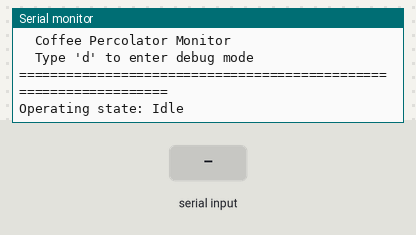
Recording of a sketch running on a simulated Arduino Mega 2560, built for the host (arithmetic inside an expression is 32-bit, double 64-bit). Shown: the last lines printed to the serial monitor. The test bench sets the inputs (shaded band). The modem accepts every AT command (registered, SIM ready, sends succeed) and sends nothing else.

Above: at 1.9 s.
2.0 s: "TriggerPulse,1\n" received over the second serial link
At 2.7 s:
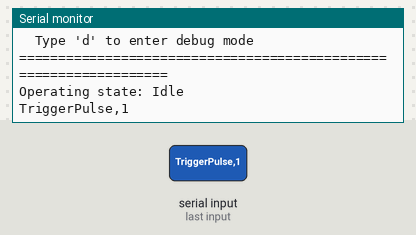
3.5 s: "+AWTDA:\n" received over the second serial link
At 4.7 s:
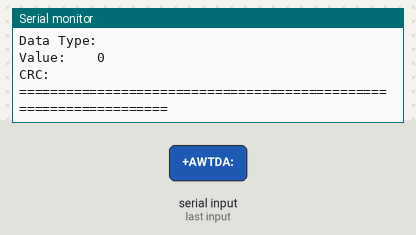
5.0 s: "TriggerPulse\n" received over the second serial link
At 6.2 s:
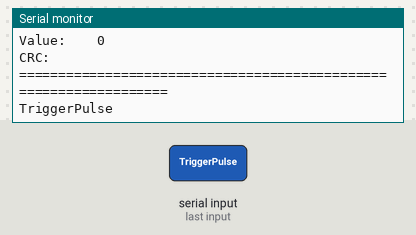
6.5 s: "90,45,200\n" received over the second serial link
At 7.3 s:
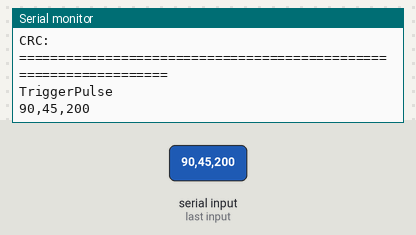
8.0 s: "90,45\n" received over the second serial link
At 8.5 s:
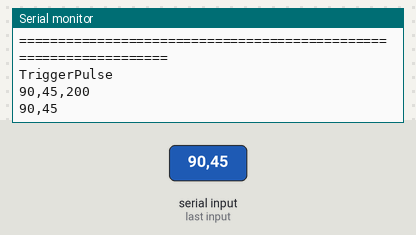
9.5 s: "0\n" received over the second serial link
At 10.8 s:
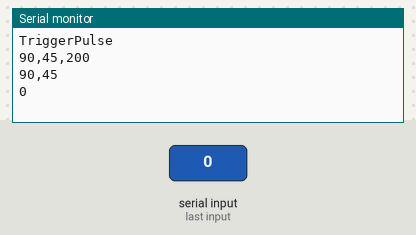

The sketch:

Skripsie2.ino
```cpp
#include <Arduino.h>
#include <avr/interrupt.h>
#include <avr/wdt.h>

#include <SPI.h>
#include <Adafruit_PN532.h>

// Special characters
#define CR (13)
#define HORIZONTAL_LINE ("==================================================================")

// Custom pin definitions
#define baseTempADCPin (A0)
#define steamTempADCPin (A1)
#define currentSenseADCPin (A8)
#define SPI_SCK  (52)
#define SPI_MOSI (51)
#define SPI_MISO (50)
#define SPI_SS (53)

// Custom baud rates
#define MEGA_BAUD_RATE (9600)
#define GSM_BAUD_RATE (9600)

// External class intantisations
Adafruit_PN532 nfc(SCK, MISO, MOSI, SS);

// Variables
volatile boolean primary = true;
volatile double primary_frac = 0;
volatile double second_frac = 0;
int current_duty_cycle = 0;
int8_t answer = 0;
int prev_baseTemp = 0;
int prev_steamTemp = 0;


char dummy = 0;
char main_menu_command = 0;
char debug_command = 0;

String inputString = "";
boolean stringComplete = false;

char platform_response[200];
char value_array[4];

void wdt_init()
{


}

void setup()
{


  stopTRIACpulse();
  Serial.begin(MEGA_BAUD_RATE);
  Serial1.begin(GSM_BAUD_RATE);
  answer = sendATcommand("AT", "OK", 2000);
  answer += sendATcommand("AT+CREG?", "+CREG: 0,1", 2000);
  if(answer == 0)
  {
    Serial.print(F("ERROR: Init"));
  }

  Serial.println(HORIZONTAL_LINE);
  Serial.println(F("\tCoffee Percolator Monitor          "));
  Serial.println(F("\tType 'd' to enter debug mode"));
  Serial.println(HORIZONTAL_LINE);
  inputString.reserve(500);
  Serial1.flush();
  sendATcommand("AT+AWTDA=c*d*", "OK", 2000);
  Serial1.print("AT+AWTDA=d,\"Coffee.misc\",1,\"currentState,INT32,2");
  if(sendATcommand("\"", "OK", 2000))
  {
    Serial.println("Operating state: Idle");
  }


  Serial1.print("AT+AWTDA=a,\"Coffee\",1032831");
  Serial1.write(CR);
  delay(200);

  while(Serial1.available() > 0)
  {
    dummy = (char)Serial1.read();
  }

  Serial.flush();


}

void loop()
{
  serial1_event();

  if(stringComplete == true)
  {
    Serial.print(inputString);

    // Wait for an unsolicited response from the platform
    if (inputString.startsWith("+AWTDA:"))
    {
      unpack_response(inputString.substring(8));
    }
    else
    {
      // Do something else
    }
    stringComplete = false;
    inputString = "";
  }


}
int8_t sendATcommand(char* ATcommand, char* expected_answer1,
unsigned int timeout)
{

  uint8_t x=0,  answer=0;
  char response[100];
  unsigned long previous;

  memset(response, '\0', 100);    // Initialize the string

  delay(100);

  while( Serial1.available() > 0) Serial1.read();    // Clean the input buffer

  Serial1.print(ATcommand);    // Send the AT command
  Serial1.write(CR);

  x = 0;
  previous = millis();

  // this loop waits for the answer
  do{

    if(Serial1.available() != 0){
      response[x] = Serial1.read();
      x++;
      // check if the desired answer is in the response of the module
      if (strstr(response, expected_answer1) != NULL)
      {
        answer = 1;
      }
    }
    // Waits for the answer with time out
  }
  while((answer == 0) && ((millis() - previous) < timeout));

  return answer;
}

int getTemperature(int analogPin, int offset)
{
  int i = 0;
  double temp = 0;
  double rawADC = 0;

  // Read the raw voltage 5 times to reduce the noise
  for(i = 0; i < 5; i++)
  {
    rawADC += analogRead(analogPin);
  }

  // Get the mean value
  rawADC /= 5;

  // Convert the voltage to a temperature
  temp = rawADC/4 - offset;

  // Return it as an integer
  return (int)(temp);
}
void serial1_event()
{
  while(Serial1.available() > 0)
  {
    char inChar = (char)Serial1.read();
    inputString += inChar;

    if(inChar == '\n')
      stringComplete = true;
  }
}

void stopTRIACpulse()
{
  cli();
  TCCR3A = 0;
  TCCR3B = 0;
  OCR3A=0;
  sei();
}

void startTRIACpulse (int duty_cycle)
{
  current_duty_cycle = duty_cycle;
  pinMode(2, OUTPUT);
  digitalWrite(2, LOW);
  cli();    // disable global interrupts
  TCCR3A = 0;
  TCCR3B = 0;

  // set compare match register to desired timer count
  OCR3A = 1;

  // turn on CTC mode
  TCCR3B |= _BV(WGM32);

  // set CS30 and CS32 for 1024 prescalar
  TCCR3B |= _BV(CS30)|_BV(CS32);
  // enable timer compare interrupt
  TIMSK3 |= _BV(OCIE3A);
  sei();    // enable global interrupts
}

char get_array_length(char *arr)
{
  int k = 0;
  char *seek = arr;
  while('\n' != *seek++)
  {
    k++;
  }
  return k;
}


void unpack_response(String content)
{
  int8_t i = 0;
  int duty_cycle = 0;
  int content_length = 0;
  String type;
  String ticketID;
  String asset;
  String command;
  String data_type;
  String value;
  String crc;

  char *str;
  char *p;
  // Convert String to char array
  content.toCharArray(platform_response, 200);

  // Calculate the content length to save time
  content_length = get_array_length(platform_response);

  //Serial.print("Length: ");
  //Serial.println(content_length, DEC);

  // Seperate the string into values delimited by a comma (',')
  for( str = strtok_r(platform_response, ",", &p);
    str;
    str = strtok_r(NULL, ",", &p))
  {
    switch(i)
    {
    case 0:
      type = str;
      break;
    case 1:
      ticketID = str;
      break;
    case 2:
      asset = str;
      break;
    case 3:
      command = str;
      break;
    case 4:
      data_type = str;
      break;
    case 5:
      value = str;
      break;
    case 6:
      crc = str;
      break;
    default:
      Serial.print("Unknown value: ");
      Serial.println(str);
      break;
    }
    i++;
  }
  value.toCharArray(value_array,4);


  // for debugging purposes
  if(true){
    Serial.println(HORIZONTAL_LINE);
    Serial.println(F("\tAWTDA Response Content"));
    Serial.println(HORIZONTAL_LINE);
    Serial.print("Response Type:\t");
    Serial.println(type);
    Serial.print("Ticket ID:\t");
    Serial.println(ticketID);
    Serial.print("Asset:\t\t");
    Serial.println(asset);
    Serial.print("Command:\t");
    Serial.println(command);
    Serial.print("Data Type:\t");
    Serial.println(data_type);
    Serial.print("Value:\t\t");
    Serial.println(atoi(value_array));
    Serial.print("CRC:\t\t");
    Serial.println(crc);
    Serial.println(HORIZONTAL_LINE);
  }
  if(command == "TriggerPulse")
  {


    duty_cycle = atoi(value_array);
    if(duty_cycle > 0)
    {
      startTRIACpulse(duty_cycle);

      if(duty_cycle != 100)
      {
        Serial.print(F("INFO: Percolator is given "));Serial.print(duty_cycle);Serial.print("%");Serial.println(" of maximum power");
      }
      else
      {
        Serial.print(F("INFO: Percolator is given maximum power"));
      }
    }
    else
    {
      Serial.print(F("INFO: Percolator is switched off"));
      stopTRIACpulse();
    }
    if(sendAck(ticketID))
    {
      Serial.print(F("SUCCESS: "));Serial.print(F("Ticket ID [ ")); Serial.print(ticketID);Serial.print(F(" ] was acknowledged."));
    }
    else
    {
      Serial.print(F("FAILURE: "));Serial.print(F("Ticket ID [ "));  Serial.print(ticketID);Serial.print(F(" ]was NOT acknowledged."));
    }


  }
  type = NULL;
  ticketID = NULL;
  asset = NULL;
  command = NULL;
  data_type = NULL;
  value = NULL;
  crc = NULL;
}

void clean_serial1_buffer()
{
  while(Serial1.available() > 0)
  {
    dummy = Serial1.read();
  }
}

int8_t sendAck(String ticketID)
{
  int8_t success = 0;
  clean_serial1_buffer();
  Serial1.print("AT+AWTDA=a,\"Coffee\",");
  Serial1.print(ticketID);
  success = sendATcommand("", "OK", 2000);
   return success;
}
ISR(TIMER3_COMPA_vect)
{

  if(current_duty_cycle == 100)
  {
    digitalWrite(2, HIGH);
  }
  else
  {
    primary_frac = 15624*(current_duty_cycle/100.0);
    second_frac = 15624*(1 - (current_duty_cycle/100.0));


  if(primary)
  {
    // on time
    digitalWrite(2, HIGH);
    OCR3A = primary_frac;
    primary = false;
  }
  else
  {
    digitalWrite(2, LOW);
    // off time (the larger OCR3A is here the shorter is the off time)
    OCR3A = second_frac;
    primary = true;
  }
  }


}
```

Measured:
- after the input at 2.0 s, the serial monitor: prints a new line at once (image 1)
- after the input at 3.5 s, the serial monitor: prints a new line at once (image 2)
- after the input at 5.0 s, the serial monitor: prints a new line at once (image 3)
- after the input at 6.5 s, the serial monitor: prints a new line at once (image 4)
- after the input at 8.0 s, the serial monitor: prints a new line at once (image 5)
- after the input at 9.5 s, the serial monitor: prints a new line at once (image 6)
